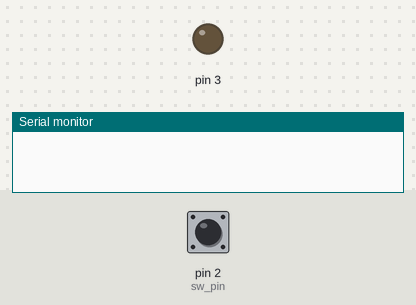
A sketch run on a simulated Arduino Uno, built with avr-gcc and run on an emulated ATmega328P. Shown: output pins drawn as LEDs (lit = HIGH), the last lines printed to the serial monitor. The inputs (shaded band) are chosen by the test bench; at power-on: pin 2 (sw_pin) HIGH.

Above: at 1.2 s.
1.3 s: pin 2 (sw_pin) pulled LOW for 0.15 s
At 2.1 s:
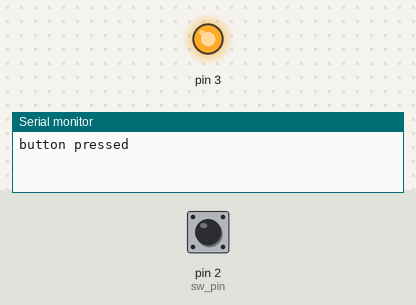
2.9 s: pin 2 (sw_pin) pulled LOW for 1 s
At 3.3 s:
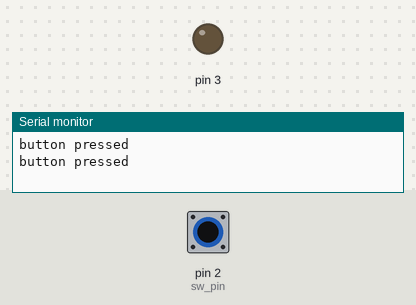
5.4 s: pin 2 (sw_pin) pulled LOW for 3.2 s
At 6.6 s:
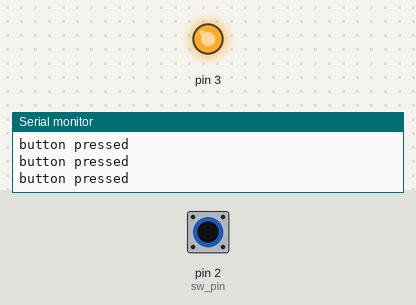
Timing chart, 0 to 8.4 s (numbered marks = the images above; inputs shaded):
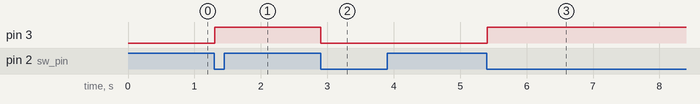

The sketch:

btn03-3.ino
```cpp
//Switch 누르면 4개순차점멸 LED on/off (Edge Triger)
//스위치를 누를때마다 다음 불이 켜지는 형식으로 순차점멸

#include <Led.h>

#define OFF 1
#define ON 0

Led led (3);
const int sw_pin = 2;

void setup() {
  Serial.begin(9600);              //통신속도
  pinMode(sw_pin, INPUT_PULLUP);
}

void blink(){
  Serial.println("button pressed");
  led.toggle();
}

void loop() {
  boolean o_sw, n_sw;  // 같은 부분
  o_sw = digitalRead(sw_pin);   // 첫 번째 상태
  delay(10);
  n_sw = digitalRead(sw_pin);   // 두 번째 상태


    if(o_sw == OFF && n_sw == ON){ // 하강 edge인가? 물어보는 조건식 // 같은 부분
      blink();
    }
  }
```

Measured:
- after the input at 1.3 s, pin 3: LOW → HIGH at once
- after the input at 2.9 s, pin 3: HIGH → LOW at once
- after the input at 5.4 s, pin 3: LOW → HIGH at once
